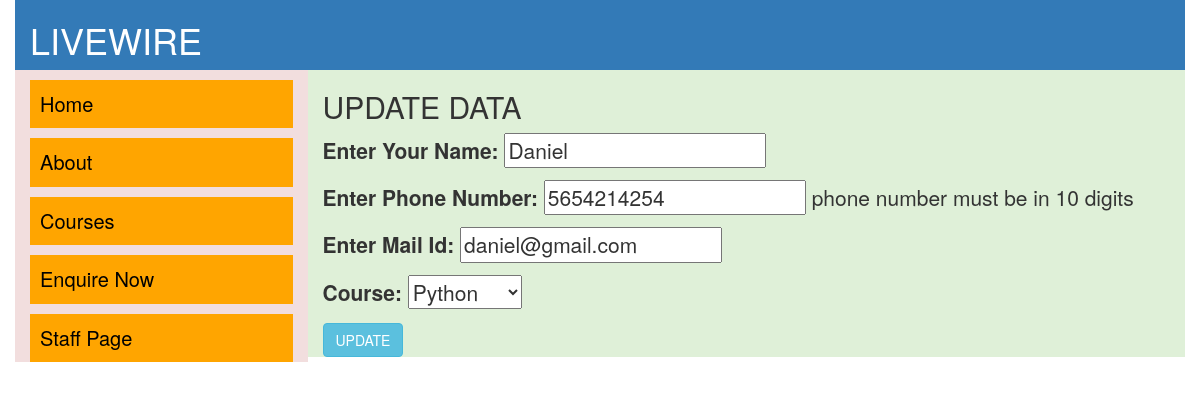
The page /view/update/4/ on the database its author committed.
### app1/models.py (models this page shows)
class Enquiry(models.Model):
    name = models.CharField(max_length=50,verbose_name='Enter Your Name')
    phone = models.IntegerField(help_text='phone number must be in 10 digits',verbose_name='Enter Phone Number')
    email = models.EmailField(verbose_name='Enter Mail Id')
    course = models.CharField(max_length=30,default="Others",choices=[('Java','Java'),('Python','Python'),('Full Stack','Full Stack'),('C','C'),("C++","C++"),("Others","Others")])

### app1/views.py (the view)
# urls.py: path('view/update/<id>/',editEnquiry,name='editEnq'),
def editEnquiry(request,id):
    data = get_object_or_404(Enquiry,pk=id)
    form = EnquiryForm(request.POST or None,instance=data)
    if form.is_valid():
        form.save()
        return redirect('viewEnq')
    return render(request,'editEnq.html',{'data':form})

### app1/forms.py
class EnquiryForm(forms.ModelForm):
    class Meta:
        model = Enquiry
        fields = "__all__"

### templates/editEnq.html (shortened to what this page needs)
{%extends 'base.html'%}
{%block content%}
  <h2>UPDATE DATA</h2>
  <form method="post">
    {{data.as_p}}
    <input type="submit" value="UPDATE" class="btn btn-info">
  </form>
{%endblock%}

### rows shown on the page
Enquiry: name "Daniel", phone "5654214254", email "daniel@gmail.com", course "Python"
